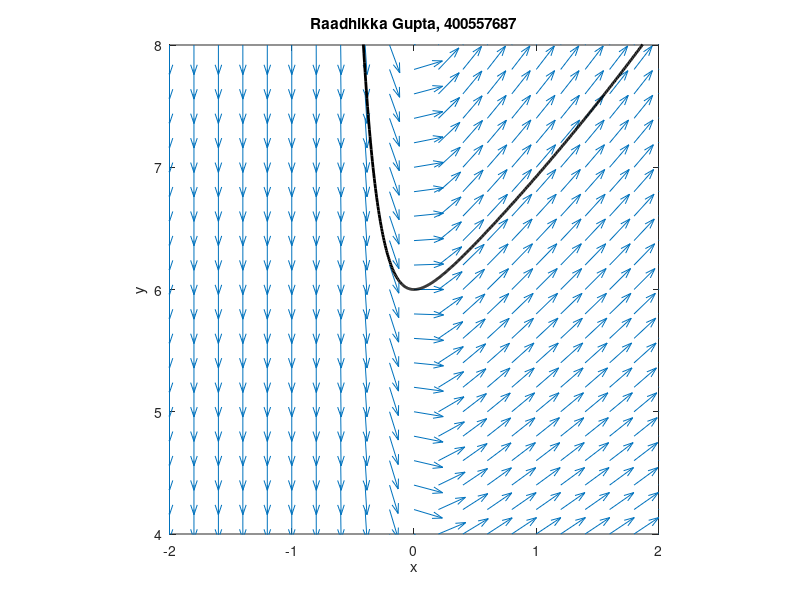

Write MATLAB code to recreate this figure.
% Problem 1
[x y] = meshgrid(-3:0.1:3,-3:0.1:3);

b = (sin(2.*x.*y))./(x.^2 + y.^2 - 4.*x + 8.*y + 21);

Max=0;
[new_x ,new_y] = size(b);

for c = 1:new_x
    for d = 1:new_y
        if b(c,d)> Max
            Max = b(c,d);
            xindex = c;
            yindex = d;
        end
    end
end

x_val = x(xindex, yindex);
y_val = y(xindex, yindex);

disp([num2str(x_val), ', ', num2str(y_val)]);

% Problem 2
[x y] = meshgrid(-5:0.2:5,-5:0.2:5);

a = ones(size(x));
b = x.*(exp(-x.^2/10) + y - 7/2).*sin(x.^2/10 + 6);

aScaled = a./sqrt(a.^2+b.^2);
bScaled = b./sqrt(a.^2+b.^2);

quiver(x,y,aScaled,bScaled)

title('Direction Field');
xlabel('x');
ylabel('y');

% Problem 4
[x, y] = meshgrid(-2:0.2:2, 4:0.2:8);

a = ones(size(x));
b = (1/6).*y - exp(-7.*x);

aScaled = a ./ sqrt(a.^2 + b.^2);
bScaled = b ./ sqrt(a.^2 + b.^2);

x_exact = -2:0.005:2;
y_exact = (6/43).*exp(-7.*x_exact) + (252/43).*exp(x_exact./6);

quiver(x, y, aScaled, bScaled);
hold on;

plot(x_exact, y_exact, 'k', 'LineWidth', 2);
hold off;

xlim([-2 2]);
ylim([4 8]);
axis equal;
box on;

title('Raadhikka Gupta, 400557687');
xlabel('x');
ylabel('y');
